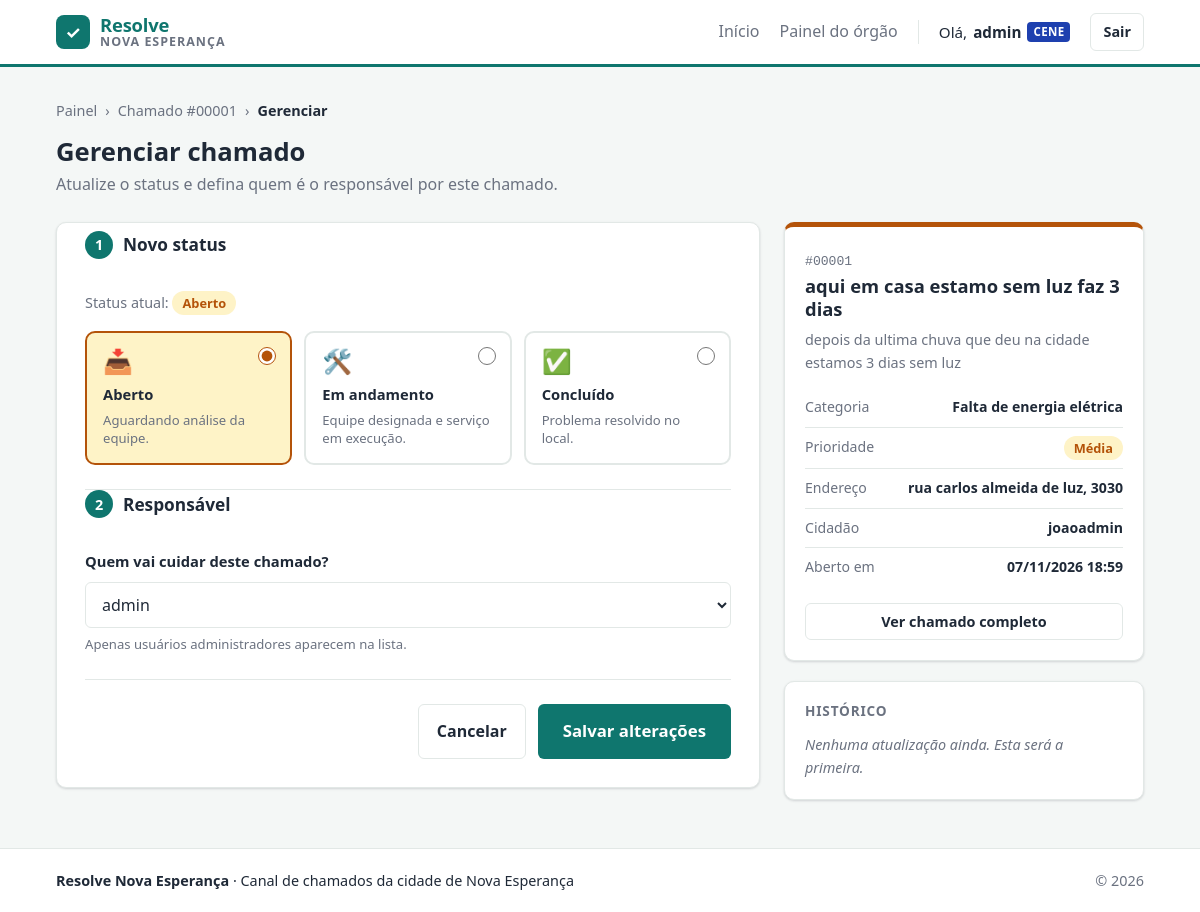
Page /adm_chamados/1/gerenciar/ (signed in) on the committed database.
### users/models.py (models this page shows, shortened)
class Perfil(models.Model):
    usuario = models.OneToOneField(User, on_delete=models.CASCADE)
    tipo_usuario = models.CharField(max_length=20, choices=[('Cidadao', 'Cidadão'), ('Administrador', 'Administrador')], default='Cidadao')
    orgao = models.ForeignKey(Orgao, on_delete=models.CASCADE, null=True, blank=True)

### sistema/models.py (models this page shows, shortened)
class Orgao(models.Model):
    nome = models.CharField(max_length=100)
    email = models.EmailField()
    sigla = models.CharField(max_length=10)

class Chamado(models.Model):
    class Prioridade(models.TextChoices):
        BAIXA = 'Baixa', 'Baixa'
        MEDIA = 'Média', 'Média'
        ALTA = 'Alta', 'Alta'
    cidadao = models.ForeignKey(User, on_delete=models.CASCADE)
    titulo = models.CharField(max_length=100)
    descricao = models.TextField()
    categoria = models.ForeignKey(Categoria, on_delete=models.CASCADE, related_name='chamados')
    prioridade = models.CharField(max_length=10, choices=Prioridade.choices, default=Prioridade.MEDIA)
    data_criacao = models.DateTimeField(auto_now_add=True)
    endereco = models.CharField(max_length=200)
    foto = models.ImageField(upload_to='fotos_chamados/', blank=True, null=True)
    status = models.CharField(max_length=20, choices=[('Aberto', 'Aberto'), ('Em andamento', 'Em andamento'), ('Concluído', 'Concluído')], default='Aberto')
    class Meta:
        ordering = ['-data_criacao']

class Categoria(models.Model):
    nome = models.CharField(max_length=100)
    orgao = models.ForeignKey(
        Orgao, on_delete=models.CASCADE, related_name='categorias')

### sistema/views.py (the view, shortened to what this page needs)
# urls.py: path('adm_chamados/<int:chamado_id>/gerenciar/', GerenciarChamadoView.as_view(), name='gerenciar_chamado'),
class GerenciarChamadoView(VerificarAdm, CreateView):
    form_class = AdmChamadoForm
    login_url = 'login'
    template_name = 'gerenciar_chamados.html'
    model = AdministrarChamado
    success_url = reverse_lazy('adm_chamados')
    def get_chamado(self):
        return get_object_or_404(Chamado, id=self.kwargs.get('chamado_id'))
    def get_context_data(self, **kwargs):
        context = super().get_context_data(**kwargs)
        context['chamado'] = self.get_chamado()
        return context

### sistema/forms.py
class AdmChamadoForm(forms.ModelForm):
    class Meta:
        model = AdministrarChamado
        fields = ['chamado', 'usuario', 'status']

### sistema/views.py (called while the page is built)
    def test_func(self):
        perfil = getattr(self.request.user, 'perfil', None)
        return perfil is not None and perfil.tipo_usuario == 'Administrador'

### sistema/templates/gerenciar_chamados.html (shortened to what this page needs)
{% extends 'base.html' %}
{% load static %}
{% block extra_css %}
    <link rel="stylesheet" href="{% static 'css/gerenciar_chamados.css' %}">
{% endblock %}
{% block content %}
{% with historico=chamado.administracao.all %}
<nav class="trilha" aria-label="Você está em">
    <a href="{% url 'adm_chamados' %}">Painel</a>
    <span aria-hidden="true">›</span>
    <a href="{% url 'ver_chamado' chamado.pk %}">Chamado #{{ chamado.pk|stringformat:"05d" }}</a>
    <span aria-hidden="true">›</span>
    <span>Gerenciar</span>
</nav>
<div class="page-header">
    <div>
        <h1>Gerenciar chamado</h1>
        <p class="page-header__sub">Atualize o status e defina quem é o responsável por este chamado.</p>
    </div>
</div>
<div class="gerenciar">
    <form method="post" class="card gerenciar__form" novalidate>
        <fieldset class="bloco">
            <legend class="bloco__titulo"><span>1</span> Novo status</legend>
            <p class="bloco__ajuda">
                Status atual:
                <span class="badge badge--{{ chamado.status|slugify }}">{{ chamado.get_status_display }}</span>
            </p>
            <div class="status-opcoes">
                {% for opcao in form.status %}
                    <label class="status-opcao status-opcao--{{ opcao.data.value|slugify }}">
                        <input type="radio"
                               name="{{ form.status.html_name }}"
                               value="{{ opcao.data.value }}"
                               {% if form.is_bound %}{% if opcao.data.selected %}checked{% endif %}{% elif opcao.data.value == chamado.status %}checked{% endif %}>
                        <span class="status-opcao__icone" aria-hidden="true">
                            {% if opcao.data.value == 'Aberto' %}📥{% elif opcao.data.value == 'Em andamento' %}🛠️{% else %}✅{% endif %}
                        </span>
                        <span class="status-opcao__nome">{{ opcao.choice_label }}</span>
                        <span class="status-opcao__desc">
                            {% if opcao.data.value == 'Aberto' %}Aguardando análise da equipe.
                            {% elif opcao.data.value == 'Em andamento' %}Equipe designada e serviço em execução.
                            {% else %}Problema resolvido no local.{% endif %}
                        </span>
                    </label>
                {% endfor %}
            </div>
        </fieldset>
        <fieldset class="bloco">
            <legend class="bloco__titulo"><span>2</span> Responsável</legend>
            <div class="campo {% if form.usuario.errors %}campo--erro{% endif %}">
                <label for="{{ form.usuario.id_for_label }}">Quem vai cuidar deste chamado?</label>
                <select name="{{ form.usuario.html_name }}" id="{{ form.usuario.id_for_label }}" required>
                    {% for opcao in form.usuario %}
                        <option value="{{ opcao.data.value }}"
                            {% if form.is_bound %}{% if opcao.data.selected %}selected{% endif %}{% elif opcao.data.value|stringformat:"s" == user.pk|stringformat:"s" %}selected{% endif %}>
                            {{ opcao.choice_label }}
                        </option>
                    {% endfor %}
                </select>
                <small class="campo__ajuda">Apenas usuários administradores aparecem na lista.</small>
            </div>
        </fieldset>
        <div class="gerenciar__acoes">
            <a href="{% url 'ver_chamado' chamado.pk %}" class="btn btn--ghost">Cancelar</a>
            <button type="submit" class="btn btn--primary btn--lg">Salvar alterações</button>
        </div>
    </form>
    <aside class="gerenciar__lateral">
        <section class="card resumo-chamado resumo-chamado--{{ chamado.status|slugify }}">
            <div class="resumo-chamado__corpo">
                <span class="resumo-chamado__protocolo">#{{ chamado.pk|stringformat:"05d" }}</span>
                <h2>{{ chamado.titulo }}</h2>
                <p class="resumo-chamado__desc">{{ chamado.descricao|truncatechars:160 }}</p>
                <dl class="resumo-chamado__dados">
                    <div><dt>Categoria</dt><dd>{{ chamado.categoria.nome }}</dd></div>
                    <div><dt>Prioridade</dt><dd><span class="badge badge--{{ chamado.prioridade|slugify }}">{{ chamado.get_prioridade_display }}</span></dd></div>
                    <div><dt>Endereço</dt><dd>{{ chamado.endereco }}</dd></div>
                    <div><dt>Cidadão</dt><dd>{{ chamado.cidadao.get_full_name|default:chamado.cidadao.username }}</dd></div>
                    <div><dt>Aberto em</dt><dd>{{ chamado.data_criacao|date:"d/m/Y H:i" }}</dd></div>
                </dl>
                <a href="{% url 'ver_chamado' chamado.pk %}" class="btn btn--ghost btn--sm btn--block">Ver chamado completo</a>
            </div>
        </section>
        <section class="card historico-box">
            <h3>Histórico</h3>
            {% if historico %}
                <ol class="historico">
                    {% for item in historico %}
                        <li class="historico__item historico__item--{{ item.status|slugify }}">
                            <span class="badge badge--{{ item.status|slugify }}">{{ item.get_status_display }}</span>
                            <span>por <strong>{{ item.usuario.username }}</strong></span>
                            <time>{{ item.data_atualizacao|date:"d/m/Y \à\s H:i" }}</time>
                        </li>
                    {% endfor %}
                </ol>
            {% else %}
                <p class="historico-box__vazio">Nenhuma atualização ainda. Esta será a primeira.</p>
            {% endif %}
        </section>
    </aside>
</div>
{% endwith %}
{% endblock %}

### sistema/templates/base.html (shortened to what this page needs)
{% load static %}
<!DOCTYPE html>
<html lang="pt-br">
<head>
    <link rel="stylesheet" href="{% static 'css/base.css' %}">
    {% block extra_css %}{% endblock %}
</head>
<body>
    <header class="topbar">
        <div class="container topbar__inner">
            <a class="brand" href="{{ home_url|default:'/' }}">
                <span class="brand__icon" aria-hidden="true">✓</span>
                <span class="brand__text">
                    <span class="brand__resolve">Resolve</span>
                    <span class="brand__cidade">Nova Esperança</span>
                </span>
            </a>
            <nav class="nav">
                <a href="{{ home_url|default:'/' }}" class="nav__link">Início</a>
                {% if user.is_authenticated %}
                    {% if user.perfil.tipo_usuario == 'Administrador' %}
                        <a href="{% url 'adm_chamados' %}" class="nav__link">Painel do órgão</a>
                    {% else %}
                        <a href="{% url 'chamados' %}" class="nav__link">Meus chamados</a>
                    {% endif %}
                    <span class="nav__user">
                        Olá, <strong>{{ user.first_name|default:user.username }}</strong>
                        {% if user.perfil.tipo_usuario == 'Administrador' %}
                            <span class="tag tag--adm">{{ user.perfil.orgao.sigla|default:'ADM' }}</span>
                        {% endif %}
                    </span>
                    <form method="post" action="{% url 'logout' %}" class="nav__logout">
                        <button type="submit" class="btn btn--ghost btn--sm">Sair</button>
                    </form>
                {% else %}
                    <a href="{% url 'login' %}" class="nav__link">Entrar</a>
                    <a href="{% url 'register' %}" class="btn btn--primary btn--sm">Criar conta</a>
                {% endif %}
            </nav>
        </div>
    </header>
    <main class="container main">
        {% block content %}{% endblock %}
    </main>
    <footer class="footer">
        <div class="container footer__inner">
            <span><strong>Resolve Nova Esperança</strong> · Canal de chamados da cidade de Nova Esperança</span>
            <span class="footer__muted">© {% now "Y" %}</span>
        </div>
    </footer>
</body>
</html>

### sistema/static/css/gerenciar_chamados.css (style rules this page uses)
.trilha { display: flex; align-items: center; flex-wrap: wrap; gap: 8px; font-size: .9rem; color: var(--cor-texto-suave); margin-bottom: 14px; }
.trilha a { color: var(--cor-texto-suave); }
.trilha span:last-child { color: var(--cor-texto); font-weight: 600; }
.page-header__sub { margin: 4px 0 0; color: var(--cor-texto-suave); }
.gerenciar { display: grid; grid-template-columns: minmax(0, 1fr) 360px; gap: 24px; align-items: start; }
.gerenciar__form { padding: 8px 28px 28px; }
.gerenciar__lateral { display: grid; gap: 20px; position: sticky; top: 88px; }
.bloco { border: none; margin: 0; padding: 24px 0; border-bottom: 1px solid var(--cor-borda); }
.bloco__titulo { display: flex; align-items: center; gap: 10px; font-size: 1.08rem; font-weight: 700; padding: 0; margin-bottom: 8px; }
.bloco__titulo span { display: inline-flex; align-items: center; justify-content: center; width: 28px; height: 28px; border-radius: 50%; background: var(--cor-primaria); color: #fff; font-size: .9rem; }
.bloco__ajuda { font-size: .9rem; color: var(--cor-texto-suave); margin-bottom: 16px; }
.status-opcoes { display: grid; grid-template-columns: repeat(3, 1fr); gap: 12px; }
.status-opcao { position: relative; display: flex; flex-direction: column; align-items: flex-start; gap: 4px; margin: 0; padding: 16px; border: 2px solid var(--cor-borda); border-radius: var(--raio); background: var(--cor-superficie); cursor: pointer; font-weight: 400; transition: border-color .15s, background .15s, transform .15s; }
.status-opcao input { position: absolute; top: 14px; right: 14px; width: 18px; height: 18px; margin: 0; }
.status-opcao__icone { font-size: 1.5rem; line-height: 1; margin-bottom: 6px; }
.status-opcao__nome { font-weight: 700; }
.status-opcao__desc { font-size: .82rem; color: var(--cor-texto-suave); line-height: 1.4; }
.status-opcao--aberto input { accent-color: var(--cor-aberto); }
.status-opcao--em-andamento input { accent-color: var(--cor-andamento); }
.status-opcao--concluido input { accent-color: var(--cor-concluido); }
.status-opcao--aberto:has(input:checked) { border-color: var(--cor-aberto); background: var(--cor-aberto-bg); }
.campo label { margin-bottom: 8px; }
.campo__ajuda { display: block; margin-top: 6px; font-size: .82rem; color: var(--cor-texto-suave); }
.gerenciar__acoes { display: flex; justify-content: flex-end; gap: 12px; padding-top: 24px; }
.resumo-chamado { padding: 0; overflow: hidden; border-top: 5px solid var(--cor-aberto); }
.resumo-chamado__corpo { padding: 20px; }
.resumo-chamado__protocolo { font-family: ui-monospace, SFMono-Regular, Menlo, Consolas, monospace; font-size: .82rem; color: var(--cor-texto-suave); }
.resumo-chamado h2 { font-size: 1.15rem; margin: 2px 0 8px; word-break: break-word; }
.resumo-chamado__desc { font-size: .9rem; color: var(--cor-texto-suave); margin-bottom: 14px; }
.resumo-chamado__dados { margin: 0 0 16px; }
.resumo-chamado__dados > div { display: flex; justify-content: space-between; gap: 12px; padding: 8px 0; border-bottom: 1px solid var(--cor-borda); font-size: .88rem; }
.resumo-chamado__dados > div:last-child { border-bottom: none; }
.resumo-chamado__dados dt { color: var(--cor-texto-suave); flex-shrink: 0; }
.resumo-chamado__dados dd { margin: 0; font-weight: 600; text-align: right; word-break: break-word; }
.historico-box { padding: 20px; }
.historico-box h3 { font-size: .85rem; font-weight: 700; text-transform: uppercase; letter-spacing: .06em; color: var(--cor-texto-suave); margin-bottom: 14px; }
.historico-box__vazio { margin: 0; font-size: .9rem; font-style: italic; color: var(--cor-texto-suave); }

### rows in the picture
Chamado: pk "00001", status "Aberto", status "☑ 📥 Aberto Aguardando análise d" "☐ 🛠️ Em andamento Equipe design" "☐ ✅ Concluído Problema resolvido", titulo "aqui em casa estamo sem luz faz 3 dias", descricao "depois da ultima chuva que deu na cidade estamos 3 dias sem luz", categoria.nome "Falta de energia elétrica", prioridade "Média", endereco "rua carlos almeida de luz, 3030", cidadao.get_full_name "joaoadmin", data_criacao "07/11/2026 18:59"

### other values in the picture
{{ user.first_name|default:user.username }} "admin"
{{ user.perfil.orgao.sigla|default:'ADM' }} "CENE"
{{ opcao.choice_label }} "Aberto" "Em andamento" "Concluído"
